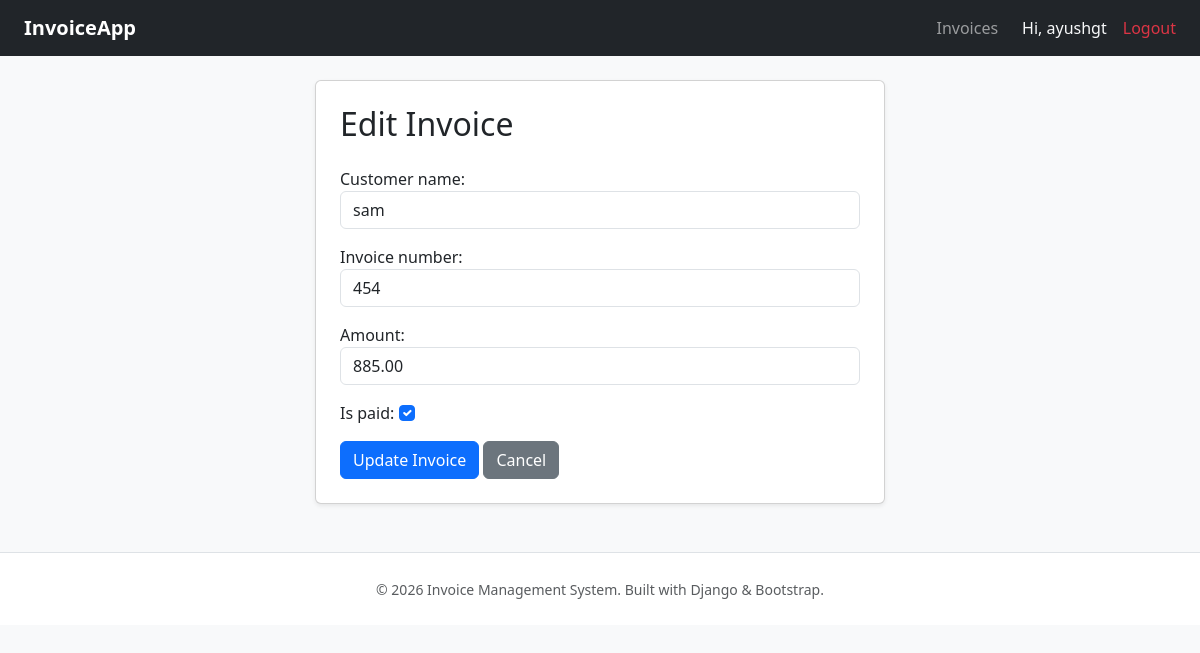
/invoice/2/edit/ (signed in), run on the app's committed database.
### accounts/models.py (models this page shows)
class CustomUser(AbstractUser):
    pass

### invoice_app/models.py (models this page shows, shortened)
class invoice(models.Model):
    customer_name=models.CharField(max_length=200)
    invoice_number=models.CharField(max_length=50)
    amount=models.DecimalField( max_digits=12, decimal_places=2)
    date_created=models.DateField(auto_now_add=True)
    is_paid=models.BooleanField(default=False)
    class Meta:
        ordering=['-date_created']

### invoice_app/views.py (the view)
# urls.py: path('invoice/<int:pk>/edit/', views.edit_invoice, name='edit_invoice'),
@login_required(login_url='login')
def edit_invoice(request, pk):
    inv = get_object_or_404(invoice, pk=pk)
    if request.method == 'POST':
        form = invoiceForm(request.POST, instance=inv)
        if form.is_valid():
            form.save()
            return redirect('invoices')
    else:
        form = invoiceForm(instance=inv)
    return render(request, 'edit_invoice.html', {'form': form})

### invoice_app/forms.py (shortened to what this page needs)
class invoiceForm(forms.ModelForm):
    class Meta:
        model=invoice
        fields=['customer_name','invoice_number','amount','is_paid']
        widgets={
            'customer_name':forms.TextInput(attrs={'class':'form-control'}),
            'invoice_number':forms.TextInput(attrs={'class':'form-control'}),
            'amount':forms.NumberInput(attrs={'class':'form-control'}),
            'is_paid':forms.CheckboxInput(attrs={'class':'form-check-input'}),
        }

### invoice_app/templates/edit_invoice.html (shortened to what this page needs)
{% extends 'base.html' %}
{% block content %}
<div class="row justify-content-center">
    <div class="col-md-6 card shadow-sm p-4">
        <h2 class="mb-4">Edit Invoice</h2>
        <form method="POST">
            {{ form.as_p }}
            <button type="submit" class="btn btn-primary">Update Invoice</button>
            <a href="{% url 'invoices' %}" class="btn btn-secondary">Cancel</a>
        </form>
    </div>
</div>
{% endblock %}

### invoice_app/templates/base.html (shortened to what this page needs)
<!DOCTYPE html>
<html lang="en">
<head>
    <link rel="stylesheet" href="https://cdn.jsdelivr.net/npm/bootstrap-icons@1.10.5/font/bootstrap-icons.css">
    <link href="https://cdn.jsdelivr.net/npm/bootstrap@5.3.0/dist/css/bootstrap.min.css" rel="stylesheet">
</head>
<body class="bg-light">
    <nav class="navbar navbar-expand-lg navbar-dark bg-dark mb-4">
        <div class="container-fluid px-4">
            <a class="navbar-brand fw-bold" href="{% url 'invoices' %}">InvoiceApp</a>
            <div class="collapse navbar-collapse" id="navbarNav">
                <ul class="navbar-nav ms-auto align-items-lg-center">
                    {% if user.is_authenticated %}
                        <li class="nav-item">
                            <a class="nav-link" href="{% url 'invoices' %}">Invoices</a>
                        </li>
                        <li class="nav-item">
                            <span class="nav-link text-light px-3">Hi, {{ user.username }}</span>
                        </li>
                        <li class="nav-item">
                            <form action="{% url 'logout' %}" method="post" class="d-inline">
                                <button type="submit" class="btn btn-link nav-link text-danger p-0" style="border:none; background:none;">Logout</button>
                            </form>
                        </li>
                    {% endif %}
                </ul>
            </div>
        </div>
    </nav>
    <div class="container">
        {% block content %}{% endblock %}
    </div>
    <footer class="text-center text-muted py-4 mt-5 border-top bg-white">
        <div class="container">
            <small>&copy; 2026 Invoice Management System. Built with Django & Bootstrap.</small>
        </div>
    </footer>
</body>
</html>

### data on the page
CustomUser: username "ayushgt"
invoice: customer_name "sam", invoice_number "454", amount "885.00", is_paid "☑"
